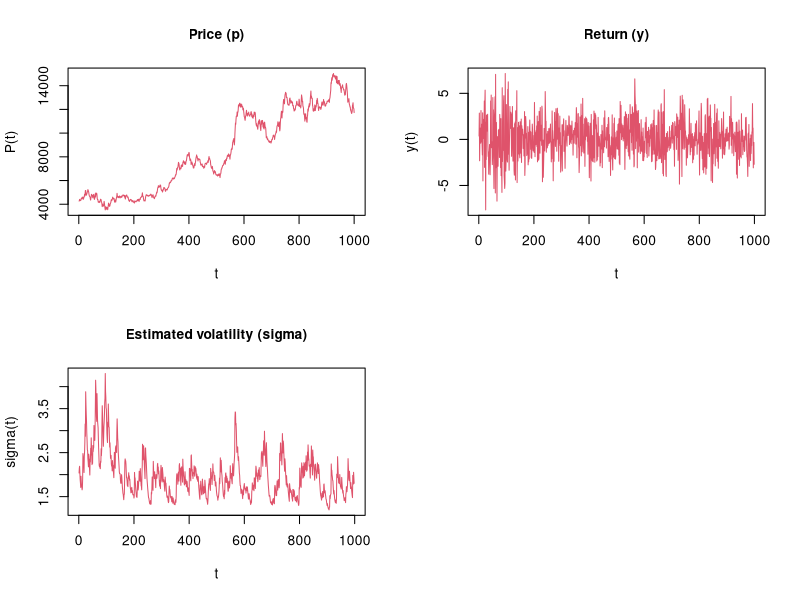

Reproduce this figure in R.
##
##  GARCH (1, 1) model: Maximum likelihood estimation
##
##  y(t) = a + b * y(t-1) + e(t)
##  e(t) = sig(t) * z(t)
##  sig(t)^2 = omega + beta * sig(t-1)^2 + alpha * e(t-1)^2
##  omega > 0, beta >= 0, alpha >= 0
##  z(t) ~ N(0, 1)
##
##  Version: 2023/04/17
##

##--- initial setup ---##
rm(list=ls())
gc()
gc()


##--- load data ---##

vp <- as.matrix(read.csv("lecture3_data.csv"))      # price data

nsp <- length(vp)      # sample size for original price series
vlp <- log(vp)         # log price

vy <- (vlp[2:nsp] - vlp[1:(nsp-1)]) * 100    # compute return


##--- 1st step: regression for return equation ---##

ns <- length(vy)                  # sample size for return series
nsi <- ns - 1
vyi <- matrix(vy[2:ns], nsi, 1)             # dependent variable
mxi <- cbind(matrix(1, nsi, 1), vy[1:nsi])  # independent variables

nki <- ncol(mxi)
mx2 <- solve(t(mxi) %*% mxi)
vb  <- mx2 %*% (t(mxi) %*% vyi)   # OLS estimator

vei <- vyi - mxi %*% vb           # residuals
drss <- t(vei) %*% vei            # sum of squared residuals
ds2 <- drss / (nsi - nki)         # variance estimator
mS <- sum(ds2) * mx2              # covariance matrix
vbs <- sqrt(diag(mS))             # standard errors

cat('\n[1st-step result: OLS estimator (std.err.)]')
cat('\n a =', sprintf('%.4f', vb[1]))
cat(' (', sprintf('%.4f', vbs[1]), ')')
cat('\n b =', sprintf('%.4f', vb[2]))
cat(' (', sprintf('%.4f', vbs[2]), ')')


##--- 2nd step: maximum likelihood estimation for GARCH part ---##

doi <- 0.1    # initial value: omega
dbi <- 0.8    #                beta
dai <- 0.1    #                alpha

## function to compute (negative) log-likelihood of GARCH model
NLL <- function(vpar, ve) {

  nse <- length(ve)

  domeg <- vpar[1]    # omega
  dbeta <- vpar[2]    # beta
  dalph <- vpar[3]    # alpha

  if (domeg > 0 && dbeta >= 0 && dalph >= 0 && (dbeta + dalph) < 1) {

  dini <- domeg / (1 - dbeta - dalph)   # initial volatility: stationary mean

  ve2 <- ve^2
  vsig2 <- matrix(0, nse, 1)

  vsig2[1] <- dini     # initial volatility: sig(1)
  vsig2[2] <- domeg + dbeta * vsig2[1] + dalph * ve2[1]
  for (t in 2:(nse-1)) {
    vsig2[t+1] <- domeg + dbeta * vsig2[t] + dalph * ve2[t]
  }

  dlik <- -0.5 * sum(log(vsig2) + ve2 / vsig2)   # log-likelihood

  } else {
    dlik <- - 10^10
  }

  return(- dlik)        # negative log-likelihood
}
## function ends

mle <- nlm(NLL, cbind(doi, dbi, dai), ve = vei, hessian=T)    # minimize negative log-likelihood

vparm <- mle$estimate   # MLE
vpars <- sqrt(diag(solve(mle$hessian)))  # MLE standard error

cat('\n\n[2nd-step result: MLE estimator (std.err.)]')
cat('\n omega =', sprintf('%.4f', vparm[1]))
cat(' (', sprintf('%.4f', vpars[1]), ')')
cat('\n beta  =', sprintf('%.4f', vparm[2]))
cat(' (', sprintf('%.4f', vpars[2]), ')')
cat('\n alpha =', sprintf('%.4f', vparm[3]))
cat(' (', sprintf('%.4f', vpars[3]), ')')


##--- compute volatility ---##

domeg <- vparm[1]    # omega
dbeta <- vparm[2]    # beta
dalph <- vparm[3]    # alpha

dini <- domeg / (1 - dbeta - dalph)   # initial volatility: stationary mean

ve2 <- vei^2
vsig2 <- matrix(0, nsi, 1)

vsig2[1] <- dini     # initial volatility: sig(1)
vsig2[2] <- domeg + dbeta * vsig2[1] + dalph * ve2[1]
for (t in 2:(nsi-1)) {
  vsig2[t+1] <- domeg + dbeta * vsig2[t] + dalph * ve2[t]
}


##--- draw figure ---##

dev.new()
par(mfrow = c(2, 2))
plot(vp, type='l',
     col='2', main='Price (p)',
     xlab='t', ylab='P(t)',
     cex.main = 1)
plot(vy, type='l',
     col='2', main='Return (y)',
     xlab='t', ylab='y(t)',
     cex.main = 1)
plot(sqrt(vsig2), type='l',
     col='2', main='Estimated volatility (sigma)',
     xlab='t', ylab='sigma(t)',
     cex.main = 1)

